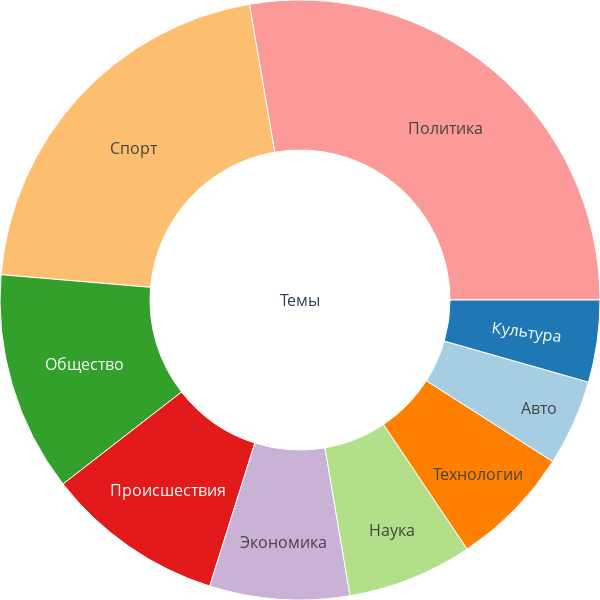

Write notebook code for a chart like this one.
### Code cell
levels_visualization(articles, ['hr_level_0', 'hr_level_1', 'hr_level_2', 'hr_level_3', 'hr_level_4'])

### Figure 1 — Plotly figure (JSON) as saved in the notebook; plotly's stock layout.template omitted (floating-point values rounded to 4 significant figures; data arrays with more than 128 entries replaced by an {"elided": "..."} marker saying what was removed)
{"data": [{"branchvalues": "total", "hoverinfo": "value", "labels": {"elided": "1514 str values"}, "marker": {"colors": {"elided": "1514 str values"}, "line": {"width": 1}}, "maxdepth": 2, "parents": {"elided": "1514 str values"}, "textfont": {"size": 16}, "textinfo": "label", "type": "sunburst", "values": {"elided": "1514 int values"}}], "layout": {"height": 600, "margin": {"b": 0, "l": 0, "r": 0, "t": 0}, "width": 600}}
